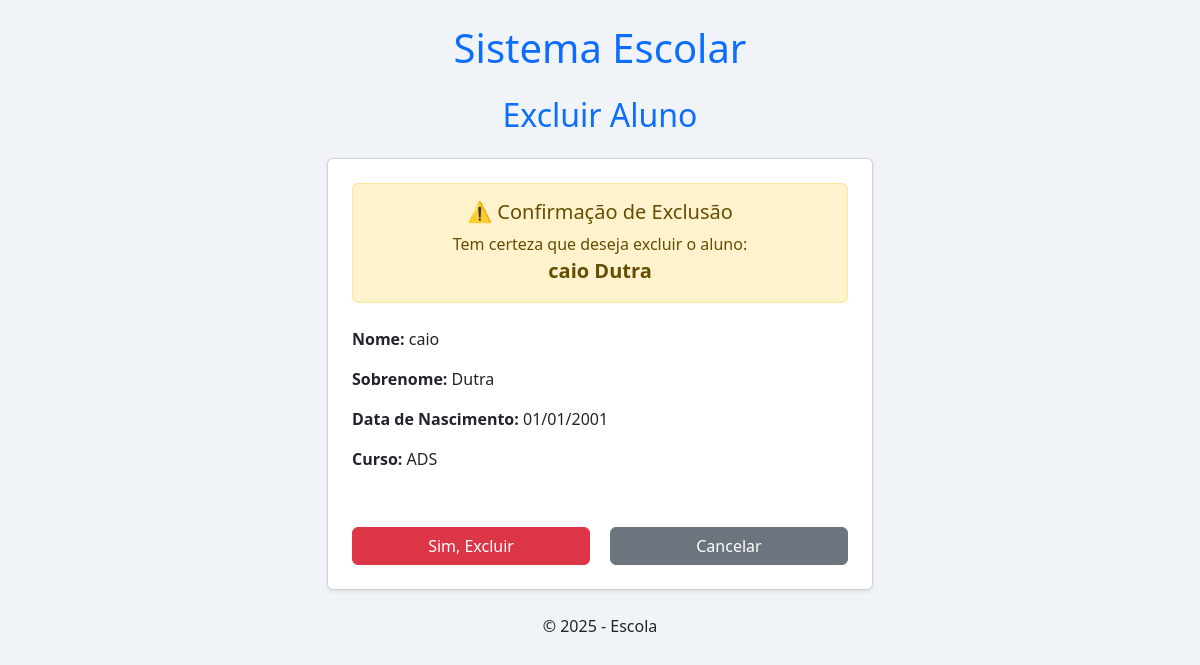
The app's page /excluir/2/ with its own data.
### alunos/models.py (models this page shows, shortened)
class Aluno(models.Model):
    nome = models.CharField(max_length=100)
    sobrenome = models.CharField(max_length=100)
    data_nascimento = models.DateField()
    curso = models.CharField(max_length=100)

### alunos/views.py (the view)
# urls.py: path('excluir/<int:id>/', views.excluir_aluno, name='excluir_aluno'),
def excluir_aluno(request, id):
    aluno = get_object_or_404(Aluno, id=id)
    if request.method == 'POST':
        aluno.delete()
        return redirect('listar_alunos')
    return render(request, 'alunos/excluir_aluno.html', {'aluno': aluno})

### alunos/templates/alunos/excluir_aluno.html (shortened to what this page needs)
{% extends 'alunos/base.html' %}
{% block content %}
<div class="row justify-content-center">
    <div class="col-md-6">
        <h2 class="text-center mb-4">Excluir Aluno</h2>
        <div class="card p-4 shadow-sm">
            <div class="alert alert-warning text-center mb-4">
                <h5 class="mb-2">⚠️ Confirmação de Exclusão</h5>
                <p class="mb-0">Tem certeza que deseja excluir o aluno:</p>
                <strong class="fs-5">{{ aluno.nome }} {{ aluno.sobrenome }}</strong>
            </div>
            <div class="mb-3">
                <p><strong>Nome:</strong> {{ aluno.nome }}</p>
                <p><strong>Sobrenome:</strong> {{ aluno.sobrenome }}</p>
                <p><strong>Data de Nascimento:</strong> {{ aluno.data_nascimento|date:"d/m/Y" }}</p>
                <p><strong>Curso:</strong> {{ aluno.curso }}</p>
            </div>
            <form method="post">
                <div class="d-flex justify-content-between mt-4">
                    <button type="submit" class="btn btn-danger w-45">Sim, Excluir</button>
                    <a href="{% url 'listar_alunos' %}" class="btn btn-secondary w-45">Cancelar</a>
                </div>
            </form>
        </div>
    </div>
</div>
{% endblock %}

### alunos/static/alunos/css/style.css (style rules this page uses)
body { background-color: #f0f4f8; font-family: 'Segoe UI', Tahoma, Geneva, Verdana, sans-serif; }
h1, h2 { color: #0d6efd; margin-bottom: 20px; text-align: center; }
.btn-secondary { background-color: #6c757d; border-color: #6c757d; }
.w-45 { width: 48%; }

### records on screen
Aluno: nome "caio", sobrenome "Dutra", data_nascimento "01/01/2001", curso "ADS"
